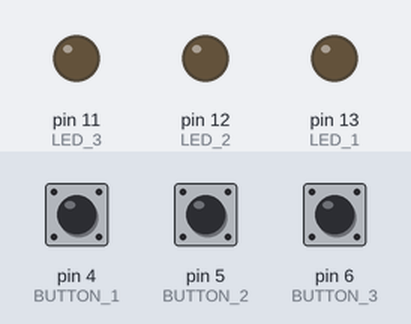
The sketch below on a simulated Arduino Uno, built with avr-gcc and run on an emulated ATmega328P. On the bench: output pins drawn as LEDs (lit = HIGH). Inputs (shaded band) come from the test bench; at power-on: pin 4 (BUTTON_1) LOW, pin 5 (BUTTON_2) LOW, pin 6 (BUTTON_3) LOW.

Above: at 1.2 s.
1.3 s: pin 4 (BUTTON_1) pulled HIGH for 0.15 s
At 1.6 s:
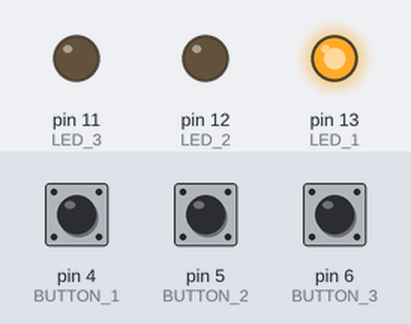
3.8 s: pin 5 (BUTTON_2) pulled HIGH for 0.15 s
At 3.87 s:
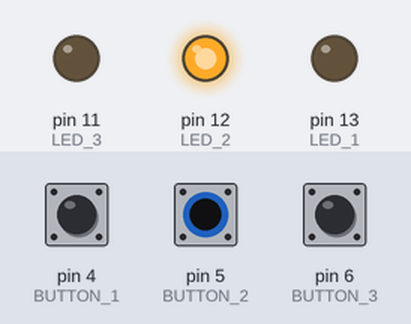
5.4 s: pin 6 (BUTTON_3) pulled HIGH for 0.15 s
At 5.47 s:
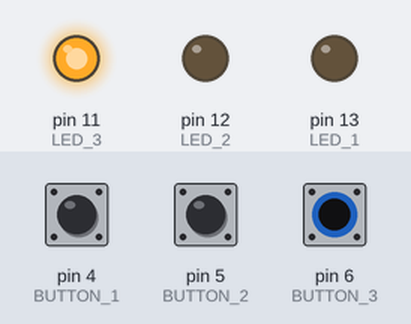
7.0 s: pin 6 (BUTTON_3) pulled HIGH for 3.2 s
At 10.7 s:
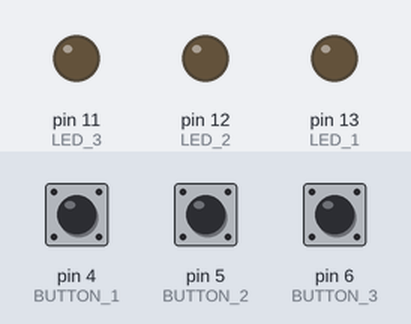
11.7 s: pin 4 (BUTTON_1) pulled HIGH for 3.2 s
At 13.1 s:
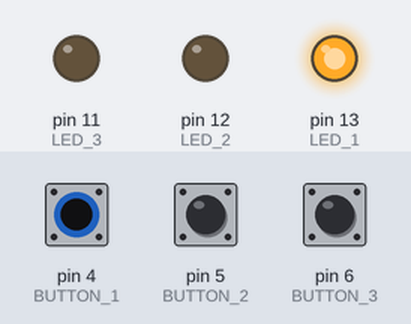
17.2 s: pin 4 (BUTTON_1) driven HIGH and pin 5 (BUTTON_2) driven HIGH
At 18.5 s:
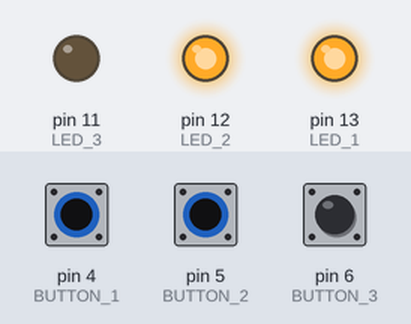
Timing chart, 0 to 19.7 s (numbered marks = the images above; inputs shaded):
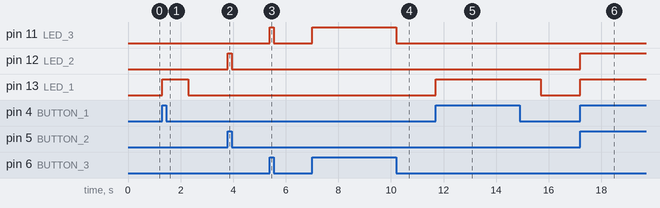

The sketch:

3-3ledpushbutton.ino
```cpp
/*
ARDUINO TRAINING
CREATE BY : MUHAMMAD SHAHKHIR BIN MOZAMIR

 TITLE: PUSH BUTTON WITH 3 LED
*/


int LED_1=13;
int LED_2=12;
int LED_3=11;
//declaration for LED

int BUTTON_1=4;
int BUTTON_2=5;
int BUTTON_3=6;
//all the pin attach on Arduino board must be declare

void setup() {
   //function setup to declare the component is INPUT or OUTPUT
   //LED
pinMode(LED_1,OUTPUT);
pinMode(LED_2,OUTPUT);
pinMode(LED_3,OUTPUT);

    //pushbutton
pinMode(BUTTON_1,INPUT);
pinMode(BUTTON_2,INPUT);
pinMode(BUTTON_3,INPUT);

Serial.begin(9600);
  //Serial.begin is to connect to serial monitor
}

void loop() {
  // put your main code here, to run repeatedly:
if(digitalRead(BUTTON_1)== HIGH)
{
  digitalWrite(LED_1,HIGH);
  delay(1000);
  }
else
{
 digitalWrite(LED_1,LOW);
  }

//second Button

if(digitalRead(BUTTON_2)== HIGH)
{
  digitalWrite(LED_2,HIGH);

  }
else
{
 digitalWrite(LED_2,LOW);
  }

//third button
  if(digitalRead(BUTTON_3)== HIGH)
{
  digitalWrite(LED_3,HIGH);

  }
else
{
 digitalWrite(LED_3,LOW);
  }


}


/*
 *TEST STATUS : QUALIFIED
 */
```

Measured:
- after the input at 1.3 s, pin 13 (LED_1): LOW → HIGH at once, → LOW 1.0 s later
- after the input at 3.8 s, pin 12 (LED_2): LOW → HIGH at once, → LOW 0.15 s later
- after the input at 5.4 s, pin 11 (LED_3): LOW → HIGH at once, → LOW 0.15 s later
- after the input at 7.0 s, pin 11 (LED_3): LOW → HIGH at once, → LOW 3.2 s later
- after the input at 11.7 s, pin 13 (LED_1): LOW → HIGH at once, → LOW 4.0 s later
- after the input at 17.2 s, pin 12 (LED_2), pin 13 (LED_1): LOW → HIGH at once
